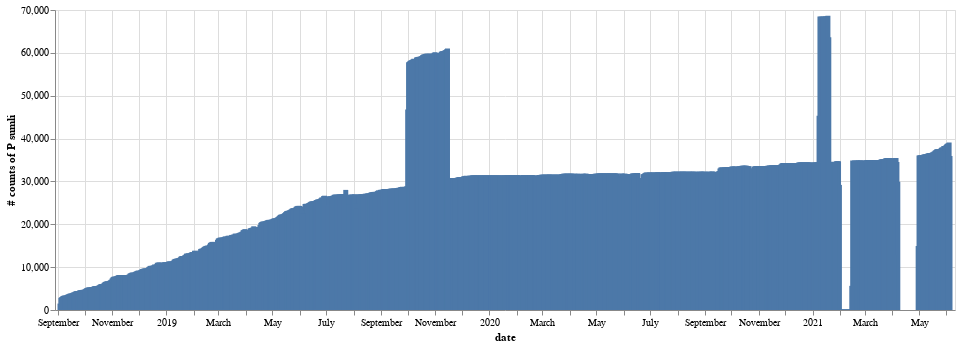

The cell this chart's notebook holds for it:
### Code cell
(
    alt.Chart(df_count)
    .mark_bar()
    .encode(
        alt.X("DATE:T", title="date"),
        alt.Y("RECORDS:Q", title=f"# counts of P sumli"),
        alt.Tooltip(("DATE", "RECORDS")),
    )
    .properties(width=900)
)

### Figure 1 — Vega-Lite specification as saved in the notebook (floating-point values rounded to 4 significant figures; data arrays with more than 128 entries replaced by an {"elided": "..."} marker saying what was removed)
{"config": {"view": {"continuousWidth": 400, "continuousHeight": 300}}, "data": {"name": "data-5ca26b751bee21610c13cccb4da18e47"}, "mark": "bar", "encoding": {"tooltip": [{"type": "temporal", "field": "DATE"}, {"type": "quantitative", "field": "RECORDS"}], "x": {"type": "temporal", "field": "DATE", "title": "date"}, "y": {"type": "quantitative", "field": "RECORDS", "title": "# counts of P sumli"}}, "width": 900, "$schema": "https://vega.github.io/schema/vega-lite/v4.8.1.json", "datasets": {"data-5ca26b751bee21610c13cccb4da18e47": {"elided": "985 records"}}}
